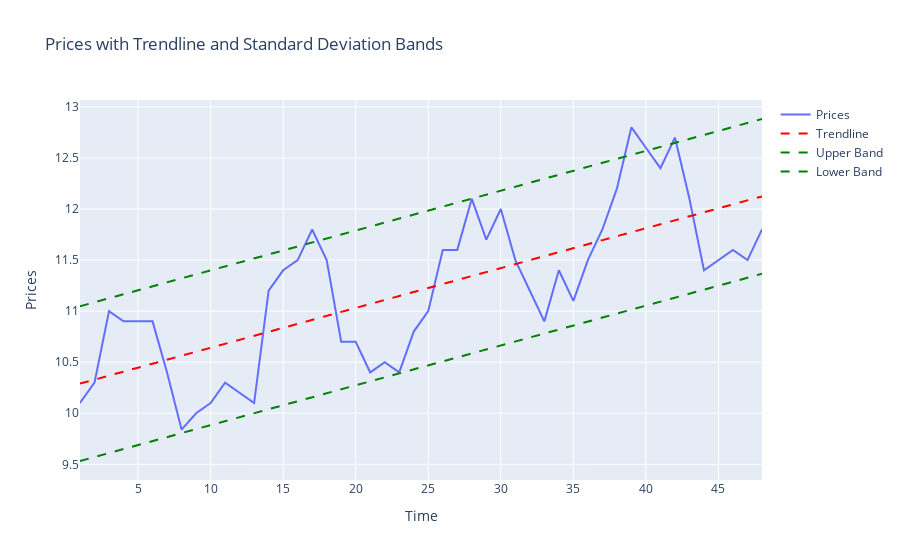

Source (notebook cell):
### Code cell
trend = np.polyval(reg, data['time'])
std = data['Prices'].std()

trace_prices = go.Scatter(x=data['time'].values, y=data['Prices'].values, mode='lines', name='Prices')


trace_trend = go.Scatter(x=data['time'].values, y=trend, mode='lines', name='Trendline', line=dict(color='red', dash='dash'))


trace_upper_band = go.Scatter(x=data['time'].values, y=trend + std, mode='lines', name='Upper Band', line=dict(color='green', dash='dash'))
trace_lower_band = go.Scatter(x=data['time'].values, y=trend - std, mode='lines', name='Lower Band', line=dict(color='green', dash='dash'))

layout = go.Layout(title='Prices with Trendline and Standard Deviation Bands', xaxis=dict(title='Time'), yaxis=dict(title='Prices'))

fig = go.Figure(data=[trace_prices, trace_trend, trace_upper_band, trace_lower_band], layout=layout)

fig.show()

### Figure 1 — Plotly figure (JSON) as saved in the notebook; plotly's stock layout.template omitted (floating-point values rounded to 4 significant figures)
{"data": [{"mode": "lines", "name": "Prices", "type": "scatter", "x": [1, 2, 3, 4, 5, 6, 7, 8, 9, 10, 11, 12, 13, 14, 15, 16, 17, 18, 19, 20, 21, 22, 23, 24, 25, 26, 27, 28, 29, 30, 31, 32, 33, 34, 35, 36, 37, 38, 39, 40, 41, 42, 43, 44, 45, 46, 47, 48], "y": [10.1, 10.3, 11, 10.9, 10.9, 10.9, 10.4, 9.84, 10, 10.1, 10.3, 10.2, 10.1, 11.2, 11.4, 11.5, 11.8, 11.5, 10.7, 10.7, 10.4, 10.5, 10.4, 10.8, 11, 11.6, 11.6, 12.1, 11.7, 12, 11.5, 11.2, 10.9, 11.4, 11.1, 11.5, 11.8, 12.2, 12.8, 12.6, 12.4, 12.7, 12.1, 11.4, 11.5, 11.6, 11.5, 11.8]}, {"line": {"color": "red", "dash": "dash"}, "mode": "lines", "name": "Trendline", "type": "scatter", "x": [1, 2, 3, 4, 5, 6, 7, 8, 9, 10, 11, 12, 13, 14, 15, 16, 17, 18, 19, 20, 21, 22, 23, 24, 25, 26, 27, 28, 29, 30, 31, 32, 33, 34, 35, 36, 37, 38, 39, 40, 41, 42, 43, 44, 45, 46, 47, 48], "y": [10.29, 10.33, 10.37, 10.41, 10.45, 10.49, 10.52, 10.56, 10.6, 10.64, 10.68, 10.72, 10.76, 10.8, 10.84, 10.88, 10.91, 10.95, 10.99, 11.03, 11.07, 11.11, 11.15, 11.19, 11.23, 11.27, 11.3, 11.34, 11.38, 11.42, 11.46, 11.5, 11.54, 11.58, 11.62, 11.66, 11.69, 11.73, 11.77, 11.81, 11.85, 11.89, 11.93, 11.97, 12.01, 12.05, 12.08, 12.12]}, {"line": {"color": "green", "dash": "dash"}, "mode": "lines", "name": "Upper Band", "type": "scatter", "x": [1, 2, 3, 4, 5, 6, 7, 8, 9, 10, 11, 12, 13, 14, 15, 16, 17, 18, 19, 20, 21, 22, 23, 24, 25, 26, 27, 28, 29, 30, 31, 32, 33, 34, 35, 36, 37, 38, 39, 40, 41, 42, 43, 44, 45, 46, 47, 48], "y": [11.05, 11.09, 11.13, 11.17, 11.2, 11.24, 11.28, 11.32, 11.36, 11.4, 11.44, 11.48, 11.52, 11.56, 11.59, 11.63, 11.67, 11.71, 11.75, 11.79, 11.83, 11.87, 11.91, 11.95, 11.98, 12.02, 12.06, 12.1, 12.14, 12.18, 12.22, 12.26, 12.3, 12.34, 12.37, 12.41, 12.45, 12.49, 12.53, 12.57, 12.61, 12.65, 12.69, 12.73, 12.76, 12.8, 12.84, 12.88]}, {"line": {"color": "green", "dash": "dash"}, "mode": "lines", "name": "Lower Band", "type": "scatter", "x": [1, 2, 3, 4, 5, 6, 7, 8, 9, 10, 11, 12, 13, 14, 15, 16, 17, 18, 19, 20, 21, 22, 23, 24, 25, 26, 27, 28, 29, 30, 31, 32, 33, 34, 35, 36, 37, 38, 39, 40, 41, 42, 43, 44, 45, 46, 47, 48], "y": [9.532, 9.571, 9.61, 9.649, 9.688, 9.727, 9.766, 9.805, 9.844, 9.883, 9.923, 9.962, 10.0, 10.04, 10.08, 10.12, 10.16, 10.2, 10.23, 10.27, 10.31, 10.35, 10.39, 10.43, 10.47, 10.51, 10.55, 10.59, 10.62, 10.66, 10.7, 10.74, 10.78, 10.82, 10.86, 10.9, 10.94, 10.98, 11.01, 11.05, 11.09, 11.13, 11.17, 11.21, 11.25, 11.29, 11.33, 11.37]}], "layout": {"title": {"text": "Prices with Trendline and Standard Deviation Bands"}, "xaxis": {"title": {"text": "Time"}}, "yaxis": {"title": {"text": "Prices"}}}}
